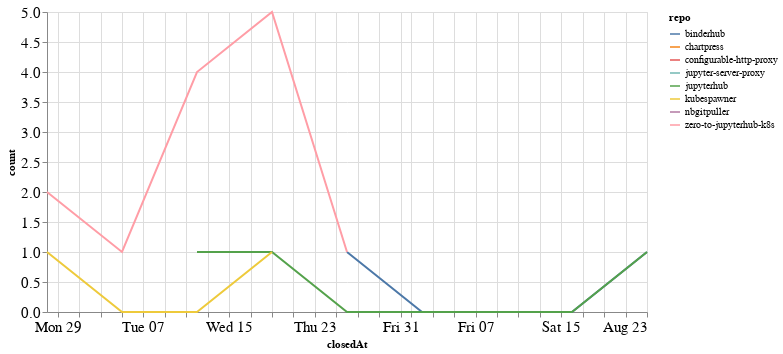

Notebook code for this chart:
### Code cell
closed_by_time = closed_by.groupby('repo').resample('W', on='closedAt').count()['author'].reset_index()
closed_by_time = closed_by_time.rename(columns={'author': 'count'})

alt.Chart(closed_by_time, width=600).mark_line().encode(
    x='closedAt',
    y='count',
    color='repo',
    tooltip="repo"
)

### Figure 1 — Vega-Lite specification as saved in the notebook (floating-point values rounded to 4 significant figures)
{"config": {"axisLeft": {"labelFontSize": 15}, "axisBottom": {"labelFontSize": 15}}, "data": {"name": "data-8f7a96f1ddb5e2ee3f858094abe78163"}, "mark": "line", "encoding": {"color": {"type": "nominal", "field": "repo"}, "tooltip": {"type": "nominal", "field": "repo"}, "x": {"type": "temporal", "field": "closedAt"}, "y": {"type": "quantitative", "field": "count"}}, "width": 600, "$schema": "https://vega.github.io/schema/vega-lite/v4.8.1.json", "datasets": {"data-8f7a96f1ddb5e2ee3f858094abe78163": [{"repo": "binderhub", "closedAt": "2020-07-26T00:00:00", "count": 1}, {"repo": "binderhub", "closedAt": "2020-08-02T00:00:00", "count": 0}, {"repo": "binderhub", "closedAt": "2020-08-09T00:00:00", "count": 0}, {"repo": "binderhub", "closedAt": "2020-08-16T00:00:00", "count": 0}, {"repo": "binderhub", "closedAt": "2020-08-23T00:00:00", "count": 1}, {"repo": "chartpress", "closedAt": "2020-07-19T00:00:00", "count": 1}, {"repo": "configurable-http-proxy", "closedAt": "2020-07-05T00:00:00", "count": 2}, {"repo": "jupyter-server-proxy", "closedAt": "2020-08-02T00:00:00", "count": 1}, {"repo": "jupyterhub", "closedAt": "2020-07-12T00:00:00", "count": 1}, {"repo": "jupyterhub", "closedAt": "2020-07-19T00:00:00", "count": 1}, {"repo": "jupyterhub", "closedAt": "2020-07-26T00:00:00", "count": 0}, {"repo": "jupyterhub", "closedAt": "2020-08-02T00:00:00", "count": 0}, {"repo": "jupyterhub", "closedAt": "2020-08-09T00:00:00", "count": 0}, {"repo": "jupyterhub", "closedAt": "2020-08-16T00:00:00", "count": 0}, {"repo": "jupyterhub", "closedAt": "2020-08-23T00:00:00", "count": 1}, {"repo": "kubespawner", "closedAt": "2020-06-28T00:00:00", "count": 1}, {"repo": "kubespawner", "closedAt": "2020-07-05T00:00:00", "count": 0}, {"repo": "kubespawner", "closedAt": "2020-07-12T00:00:00", "count": 0}, {"repo": "kubespawner", "closedAt": "2020-07-19T00:00:00", "count": 1}, {"repo": "nbgitpuller", "closedAt": "2020-08-02T00:00:00", "count": 4}, {"repo": "zero-to-jupyterhub-k8s", "closedAt": "2020-06-28T00:00:00", "count": 2}, {"repo": "zero-to-jupyterhub-k8s", "closedAt": "2020-07-05T00:00:00", "count": 1}, {"repo": "zero-to-jupyterhub-k8s", "closedAt": "2020-07-12T00:00:00", "count": 4}, {"repo": "zero-to-jupyterhub-k8s", "closedAt": "2020-07-19T00:00:00", "count": 5}, {"repo": "zero-to-jupyterhub-k8s", "closedAt": "2020-07-26T00:00:00", "count": 1}]}}
